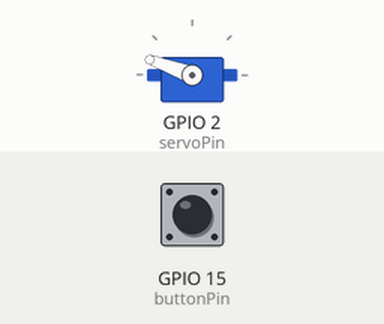
This sketch was run on a simulated ESP8266 (NodeMCU). Parts: servo. The test bench sets the inputs (shaded band); at power-on: GPIO 15 (buttonPin) LOW. WiFi joins after 1.5 s; servers stay silent unless stated; what the sketch prints to the serial monitor is not drawn.

Above: at 9.2 s.
9.3 s: GPIO 15 (buttonPin) pulled HIGH for 0.15 s
At 9.8 s:
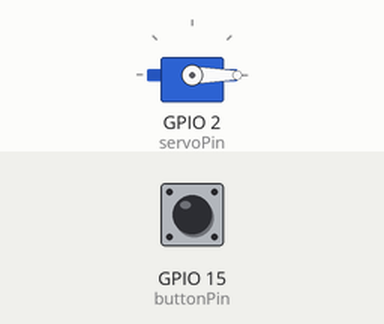
12.9 s: GPIO 15 (buttonPin) pulled HIGH for 1 s
At 13.7 s:
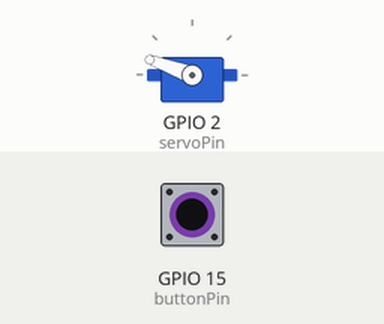
15.4 s: GPIO 15 (buttonPin) pulled HIGH for 3.2 s
At 16.9 s:
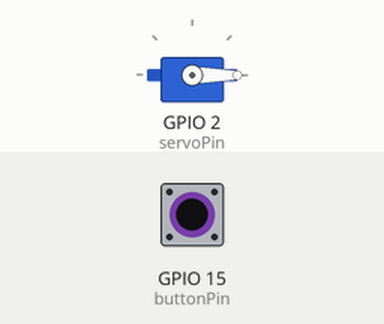
Timing chart, 0 to 19.0 s (numbered marks = the images above; inputs shaded):
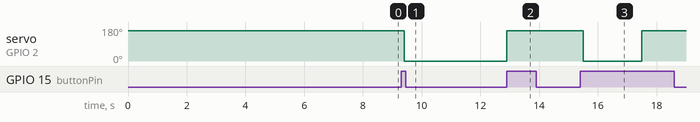

Measured:
- after the input at 9.3 s, servo on GPIO 2 (servoPin): 160° → 0° after 0.10 s
- after the input at 12.9 s, servo on GPIO 2 (servoPin): 0° → 160° at once
- after the input at 15.4 s, servo on GPIO 2 (servoPin): 160° → 0° after 0.10 s, → 160° 2.0 s later

The sketch:

doorLock.ino
```cpp
#include <Servo.h>
#include <ESP8266WiFi.h>

const char* ssid     = "NETWORK";
const char* password = "PASSWORD";

WiFiServer server(80);

Servo door_servo;
const int servoPin = 2;
const int buttonPin = 15;

int buttonState = 0;
int locked = 0;

Servo servo;

void setup() {
  pinMode(buttonPin, INPUT);
  Serial.begin(9600);

  servo.attach(servoPin);
  servo.write(160);
  delay(3000);
  servo.write(160);
  delay(3000);
  servo.detach();

  WiFi.begin(ssid, password);

  while (WiFi.status() != WL_CONNECTED) {
    delay(1000);
  }

  Serial.println(WiFi.localIP());

  server.begin();
}

void loop() {
  WiFiClient client = server.available();

  if (client) {
    client.flush();

    while (client.connected()) {
      buttonState = digitalRead(buttonPin);
      if (buttonState == 1) {
        delay(100);
        buttonState = digitalRead(buttonPin);
        if (buttonState == 1) {
          Serial.println("HERE");
          changeState();
        }
      }

      if(client.available()) {
        String line = client.readStringUntil('\n');
        Serial.println(line);
        if (line.equals("LOCK")) {
          changeState();
        }
        client.flush();
      }

    }

    delay(1);
    client.stop();
  }
  else {
    buttonState = digitalRead(buttonPin);
    if (buttonState == 1) {
      changeState();
    }
  }
}

void changeState() {
  if (locked == 0) {
    servo.attach(servoPin);
    delay(100);
    servo.write(0);
    delay(2000);
    servo.detach();
    locked = 1;
  }
  else {
    servo.attach(servoPin);
    servo.write(160);
    delay(1500);
    servo.detach();
    locked = 0;
  }
}
```
